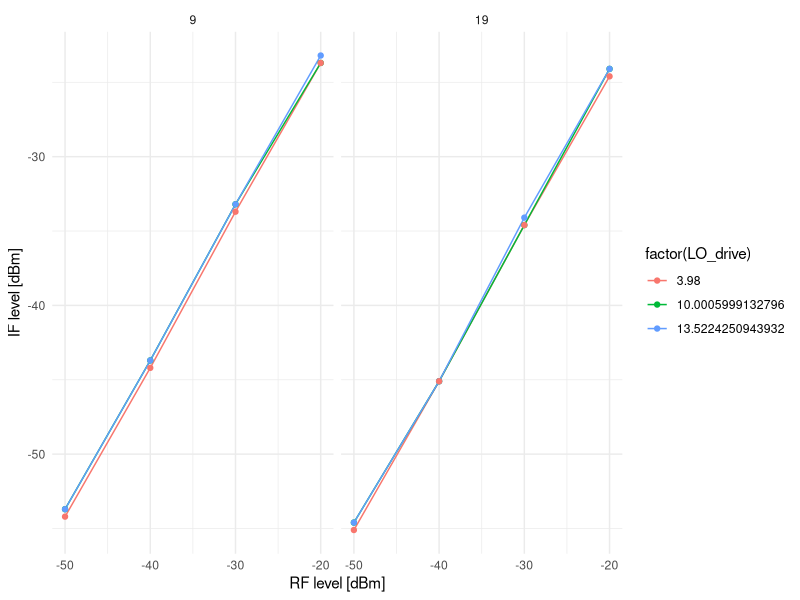
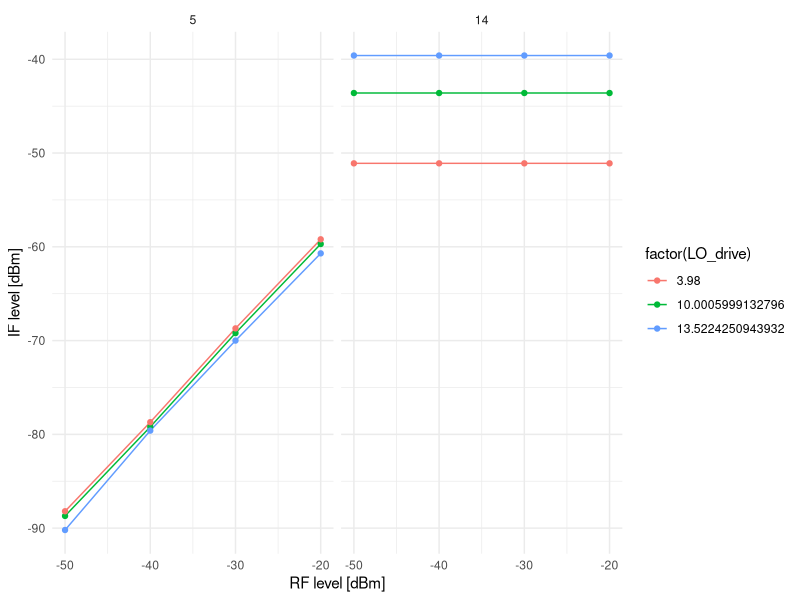

Generate these figures, in order, with R:
## ---- chunk 1
library(tidyverse)
mdf <- tribble(~LO_driveVpp, ~RF_level, ~IF_5, ~IF_9, ~IF_14, ~IF_19,
               2, -20, -59.7, -23.7, -43.6, -24.1,
               2, -30, -69.2, -33.2, -43.6, -34.6,
               2, -40, -79.2, -43.7, -43.6, -45.1,
               2, -50, -88.7, -53.7, -43.6, -54.6,
               3, -20, -60.7, -23.2, -39.6, -24.1,
               3, -30, -70.0, -33.2, -39.6, -34.1,
               3, -40, -79.6, -43.7, -39.6, -45.1,
               3, -50, -90.2, -53.7, -39.6, -54.6,
               1, -20, -59.2, -23.7, -51.1, -24.6,
               1, -30, -68.7, -33.7, -51.1, -34.6,
               1, -40, -78.7, -44.2, -51.1, -45.1,
               1, -50, -88.2, -54.2, -51.1, -55.1) %>%
  mutate(LO_drive = 20*log10(LO_driveVpp) +3.98) %>%
  select(-LO_driveVpp) %>%
  pivot_longer(cols = starts_with("IF_"),
               names_prefix = "IF_",
               values_to = "IF_level",
               names_to = "IF_freq") %>%
  mutate( frequency_f = factor(IF_freq, 
                               levels = c("5","9","14","19"), 
                               ordered=TRUE))
## ---- chunk 2
mdf %>% filter(IF_freq %in% c(9,19)) %>%
  ggplot(aes(x=RF_level, y =  IF_level, color = factor(LO_drive))) +
  geom_line() +
  geom_point() +
  theme_minimal() +
  labs(x = "RF level [dBm]",
       y = "IF level [dBm]") +
  facet_wrap( ~frequency_f)
## ---- chunk 3
mdf %>% filter(IF_freq %in% c(5,14)) %>%
  ggplot(aes(x=RF_level, y =  IF_level, color = factor(LO_drive))) +
  geom_line() +
  geom_point() +
  theme_minimal() +
  labs(x = "RF level [dBm]",
       y = "IF level [dBm]") +
  facet_wrap( ~frequency_f)
